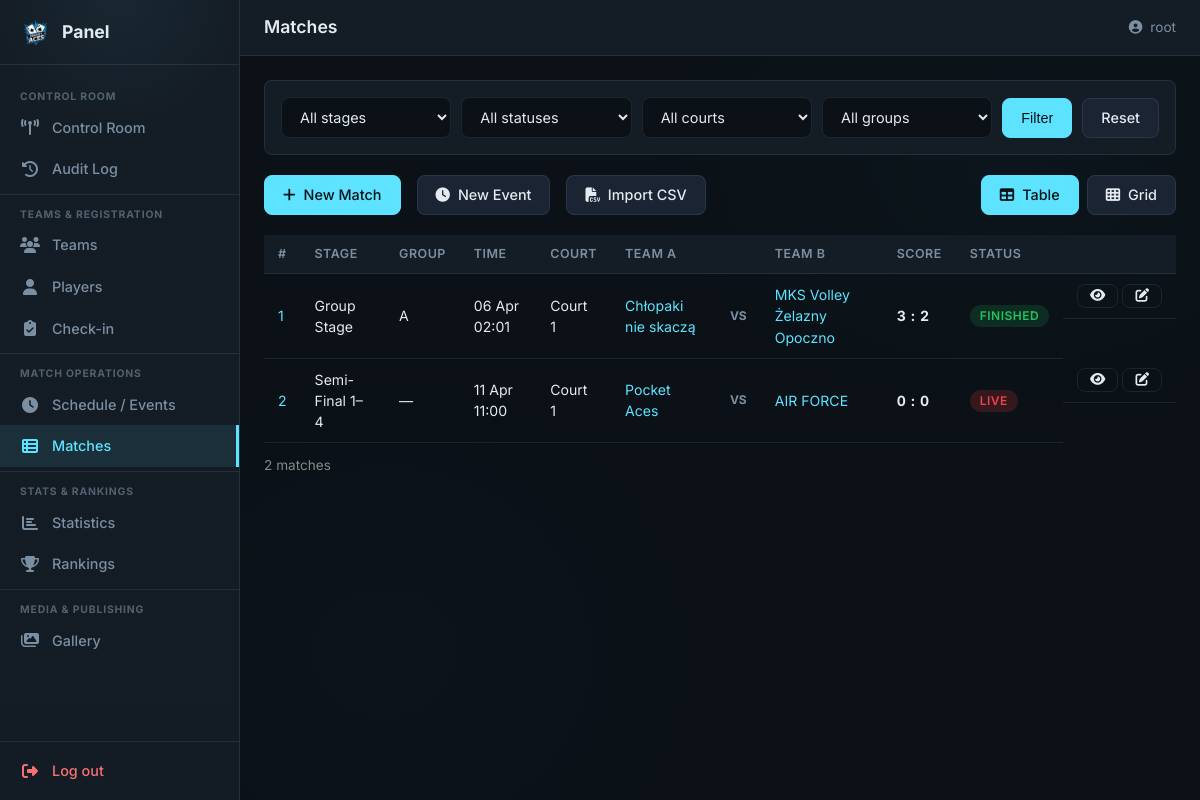
Page /panel/schedule/ (signed in) on the earlier database version.
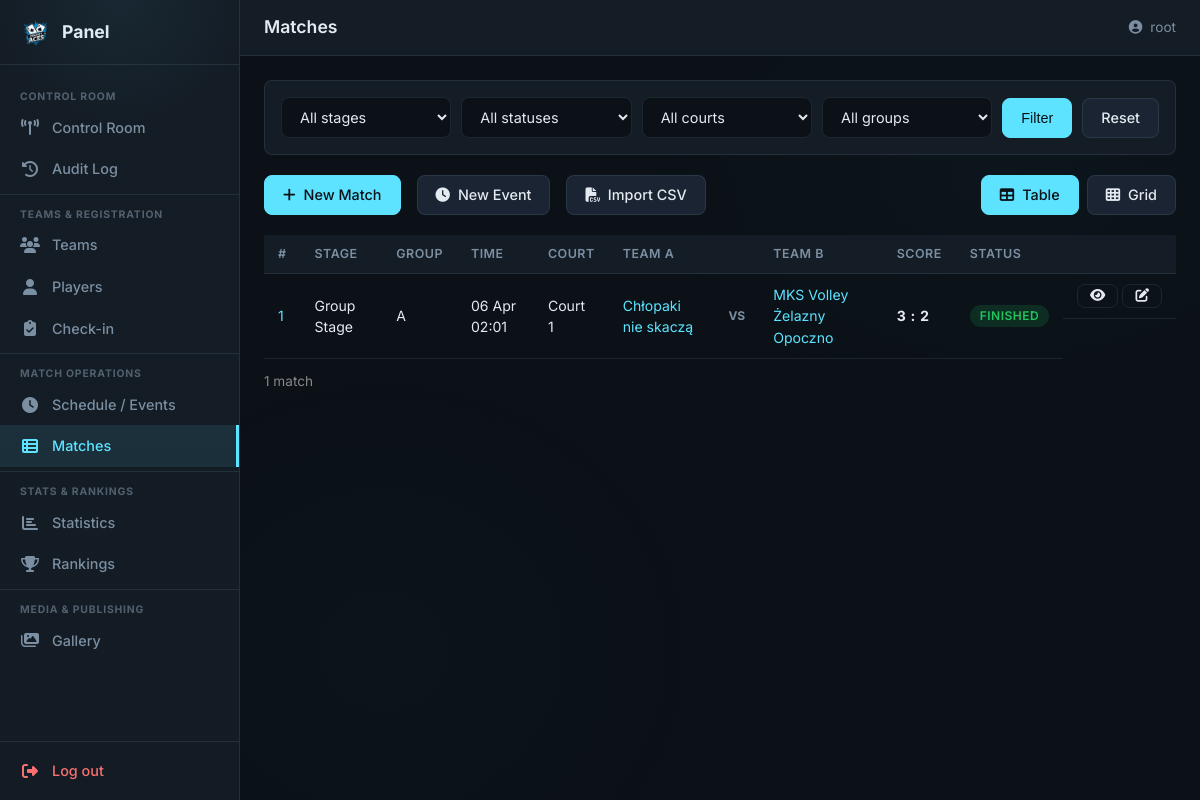
Same page on the later database version.
### tournament/models.py (models this page shows, shortened)
class Match(models.Model):
    stage = models.CharField(max_length=20, choices=STAGE_CHOICES)
    group = models.CharField(max_length=1, blank=True, default="")
    court = models.IntegerField(choices=COURT_CHOICES)
    start_time = models.DateTimeField()
    team_a = models.ForeignKey(
        Team, on_delete=models.CASCADE, related_name="matches_as_home",
        null=True, blank=True,
    )
    team_b = models.ForeignKey(
        Team, on_delete=models.CASCADE, related_name="matches_as_away",
        null=True, blank=True,
    )
    placeholder_a = models.CharField(
        max_length=80, blank=True, default="",
        verbose_name="Placeholder A",
        help_text="e.g. '1st Group A', 'Winner QF1'",
    )
    placeholder_b = models.CharField(
        max_length=80, blank=True, default="",
        verbose_name="Placeholder B",
        help_text="e.g. '2nd Group B', 'Loser SF2'",
    )
    score_a = models.IntegerField(default=0)
    score_b = models.IntegerField(default=0)
    status = models.CharField(
        max_length=20, choices=MATCH_STATUS_CHOICES, default=MATCH_SCHEDULED
    )
    match_number = models.IntegerField(unique=True)
    stats_imported = models.BooleanField(default=False)
    stats_imported_at = models.DateTimeField(null=True, blank=True)
    class Meta:
        db_table = TABLE_MATCHES
        ordering = ["start_time", "court"]
        verbose_name_plural = "Matches"

class Team(models.Model):
    name = models.CharField(
        max_length=TEAM_NAME_MAX_LENGTH, unique=True, verbose_name="Team Name"
    )
    logo_path = models.CharField(
        max_length=LOGO_PATH_MAX_LENGTH, blank=True, null=True
    )
    league_level = models.CharField(
        max_length=50, choices=LEAGUE_LEVEL_CHOICES, default=LEAGUE_LEVEL_INDEPENDENT
    )
    group_name = models.CharField(
        max_length=GROUP_NAME_MAX_LENGTH, blank=True, null=True
    )
    cap_name = models.CharField(
        max_length=PERSON_NAME_MAX_LENGTH, verbose_name="Captain Name"
    )
    cap_surname = models.CharField(
        max_length=PERSON_NAME_MAX_LENGTH, verbose_name="Captain Surname"
    )
    cap_email = models.EmailField(max_length=EMAIL_MAX_LENGTH, unique=True)
    cap_phone = models.CharField(
        max_length=PHONE_MAX_LENGTH, unique=True, blank=True, null=True
    )
    payment_status = models.IntegerField(
        choices=PAYMENT_STATUS_CHOICES, default=PAYMENT_WAITING
    )
    blik_number = models.CharField(
        max_length=20, blank=True, default="", verbose_name="Assigned BLIK"
    )
    status = models.CharField(
        max_length=20, choices=TEAM_STATUS_CHOICES, default=TEAM_STATUS_REGISTERED,
        verbose_name="Registration Status",
    )
    checked_in = models.BooleanField(default=False, verbose_name="Checked In")
    roster_code = models.CharField(
        max_length=10, blank=True, default="", verbose_name="Roster Access Code",
    )
    created_at = models.DateTimeField(auto_now_add=True)
    class Meta:
        db_table = TABLE_TEAMS
        verbose_name = "Team"
        verbose_name_plural = "Teams"

### tournament/panel/match_views.py (the view, shortened to what this page needs)
# urls.py: path("schedule/", schedule_list_view, name="schedule"),
@staff_member_required(login_url="/panel/login/")
def schedule_list_view(request):
    qs = Match.objects.select_related("team_a", "team_b")
    stage = request.GET.get("stage", "")
    status = request.GET.get("status", "")
    court = request.GET.get("court", "")
    group = request.GET.get("group", "")
    if stage:
        qs = qs.filter(stage=stage)
    if status:
        qs = qs.filter(status=status)
    if court:
        qs = qs.filter(court=court)
    if group:
        qs = qs.filter(group=group)
    qs = qs.order_by("start_time", "court")
    view_mode = request.GET.get("view", "table")
    all_matches = list(qs)
    conflict_pks = set()
    time_court = {}   # (start_time, court) → [match]
    time_team = {}    # (start_time, team_id) → [match]
    for m in all_matches:
        key_ct = (m.start_time, m.court)
        time_court.setdefault(key_ct, []).append(m)
        if m.team_a_id:
            time_team.setdefault((m.start_time, m.team_a_id), []).append(m)
        if m.team_b_id:
            time_team.setdefault((m.start_time, m.team_b_id), []).append(m)
    for key, matches in time_court.items():
        if len(matches) > 1:
            for m in matches:
                conflict_pks.add(m.pk)
    for key, matches in time_team.items():
        if len(matches) > 1:
            for m in matches:
                conflict_pks.add(m.pk)
    grid_data = []
    groups = (
        Match.objects.exclude(group="")
        .values_list("group", flat=True)
        .distinct()
        .order_by("group")
    )
    ctx = {
        "page_title": "Matches" if view_mode == "table" else "Schedule",
        "nav_section": "matches" if view_mode == "table" else "schedule",
        "matches": qs,
        "events": ScheduleEvent.objects.all(),
        "stage_filter": stage,
        "status_filter": status,
        "court_filter": court,
        "group_filter": group,
        "view_mode": view_mode,
        "grid_data": grid_data,
        "courts": COURT_CHOICES,
        "stage_choices": STAGE_CHOICES,
        "match_status_choices": MATCH_STATUS_CHOICES,
        "event_type_choices": EVENT_TYPE_CHOICES,
        "groups": groups,
        "conflict_pks": conflict_pks,
    }
    return render(request, "panel/schedule_list.html", ctx)

### tournament/context_processors.py (called while the page is built)
def registration_status(request):
    return {"registration_closed": REGISTRATION_CLOSED}

### tournament/templates/panel/schedule_list.html (shortened to what the changed rows need)
{% extends "panel/base.html" %}
{% block content %}
<div class="pnl-schedule">
  <form method="get" class="pnl-filters">
    <div class="pnl-filters__row">
    </div>
  </form>
  <div class="pnl-view-toggle">
    <a href="{% url 'panel:match_create' %}" class="pnl-btn pnl-btn--primary" style="margin-right:8px;">
    </a>
    <a href="{% url 'panel:event_create' %}" class="pnl-btn" style="margin-right:8px;">
    </a>
    <a href="{% url 'panel:schedule_csv_import' %}" class="pnl-btn" style="margin-right:auto;">
    </a>
    <a href="?view=table"
       class="pnl-btn{% if view_mode == 'table' %} pnl-btn--primary{% endif %}">
    </a>
    <a href="?view=grid"
       class="pnl-btn{% if view_mode == 'grid' %} pnl-btn--primary{% endif %}">
    </a>
  </div>
  {% if view_mode == "table" %}
  {% if matches %}
  <div class="pnl-table-wrap">
    <table class="pnl-table">
      <thead>
        <tr>
          <th>#</th>
          <th>Stage</th>
          <th>Group</th>
          <th>Time</th>
          <th>Court</th>
          <th>Team A</th>
          <th></th>
          <th>Team B</th>
          <th>Score</th>
          <th>Status</th>
          <th></th>
        </tr>
      </thead>
      <tbody>
        {% for m in matches %}
        <tr class="{% if m.pk in conflict_pks %}pnl-row--conflict{% endif %}">
          <td>
            <a href="{% url 'panel:match_detail' pk=m.pk %}">{{ m.match_number }}</a>
          </td>
          <td>{{ m.get_stage_display }}</td>
          <td>{{ m.group|default:"—" }}</td>
          <td>{{ m.start_time|date:"d M H:i" }}</td>
          <td>Court {{ m.court }}</td>
          <td>
            {% if m.team_a %}
              <a href="{% url 'panel:team_detail' pk=m.team_a_id %}">{{ m.team_a.name }}</a>
            {% else %}<span class="pnl-placeholder" title="Placeholder">{{ m.display_name_a }}</span>{% endif %}
          </td>
          <td class="pnl-vs">vs</td>
          <td>
            {% if m.team_b %}
              <a href="{% url 'panel:team_detail' pk=m.team_b_id %}">{{ m.team_b.name }}</a>
            {% else %}<span class="pnl-placeholder" title="Placeholder">{{ m.display_name_b }}</span>{% endif %}
          </td>
          <td class="pnl-score">{{ m.score_a }} : {{ m.score_b }}</td>
          <td>
            <span class="pnl-badge pnl-badge--{% if m.status == 'FINISHED' %}green{% elif m.status == 'LIVE' %}red{% elif m.status == 'SCHEDULED' %}cyan{% else %}yellow{% endif %}">
              {{ m.get_status_display }}
            </span>
          </td>
          <td class="pnl-schedule__indicators">
            <a href="{% url 'panel:match_detail' pk=m.pk %}" class="pnl-btn pnl-btn--sm pnl-btn--outline" title="View match"><i class="fas fa-eye"></i></a>
            <a href="{% url 'panel:match_edit' pk=m.pk %}" class="pnl-btn pnl-btn--sm pnl-btn--outline" title="Edit match"><i class="fas fa-edit"></i></a>
          </td>
        </tr>
        {% endfor %}
      </tbody>
    </table>
  </div>
  <p class="pnl-muted" style="margin-top:12px;">{{ matches|length }} match{{ matches|length|pluralize:"es" }}</p>
  {% else %}
    <div class="pnl-stub" style="min-height:30vh;">
      <div class="pnl-stub__icon"><i class="fas fa-calendar-alt"></i></div>
      <h2>No matches found</h2>
      <p>Try adjusting your filters.</p>
    </div>
  {% endif %}
  {% endif %}
</div>
{% endblock %}

Differences in the rows shown:
removed Match: match_number "2", stage "Semi-Final 1–4", group "—", start_time "11 Apr 11:00", court "1", team_a.name "Pocket Aces", team_b.name "AIR FORCE", score_a "0", score_b "0", status "LIVE"
Other differences:
{{ matches|length }}: "2" → "1"
